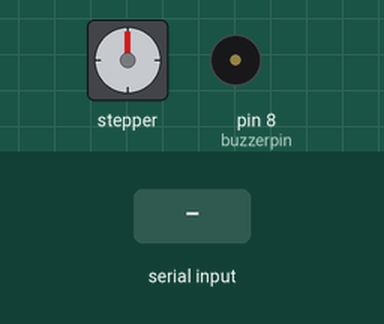
Simulated run of this sketch. Board: Arduino Uno, built with avr-gcc and run on an emulated ATmega328P. On the bench: stepper motor, buzzer (waves = sounding). Inputs (shaded band) come from the test bench. Stepper angles assume 500 steps per turn; what the sketch prints to the serial monitor is not drawn.

Above: at 1.2 s.
1.3 s: "a" received over Serial
At 1.46 s:
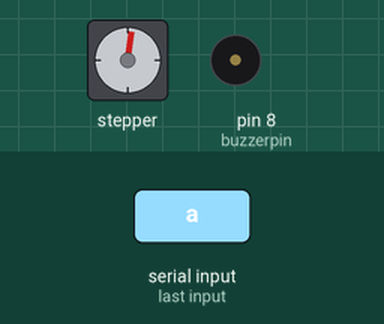
3.5 s: "b" received over Serial
At 3.66 s:
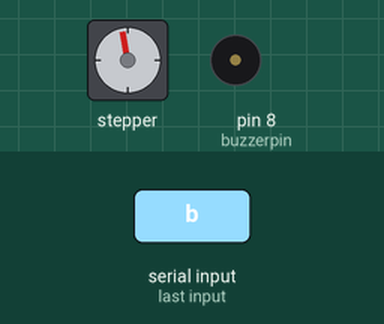
5.7 s: "s" received over Serial
At 6.0 s:
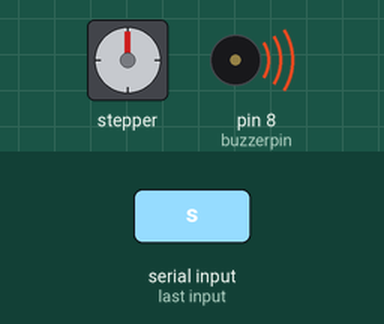
Timing chart, 0 to 8.7 s (numbered marks = the images above; inputs shaded):
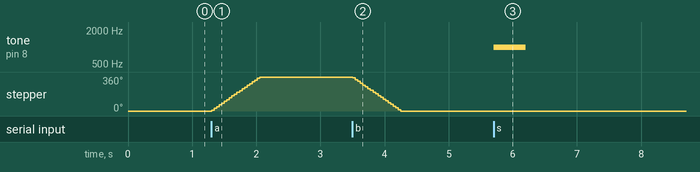

Measured:
- after the input at 1.3 s, stepper: turns 360° clockwise in 0.75 s, starting at once
- after the input at 3.5 s, stepper: turns 360° counter-clockwise in 0.75 s, starting at once
- after the input at 5.7 s, tone on pin 8 (buzzerpin): silent → 1000 Hz at once, → silent 0.50 s later

The sketch:

lock_open_close.ino
```cpp
/*
Arduino Turn LED On/Off using Serial Commands
Created April 22, 2015
Hammad Tariq, Incubator (Pakistan)

It's a simple sketch which waits for a character on serial
and in case of a desirable character, it turns an LED on/off.

Possible string values:
a (to turn the LED on)
b (tor turn the LED off)
*/
#include <SoftwareSerial.h>
#include <Stepper.h>
#define RxD 0
#define TxD 1
SoftwareSerial bluetoothSerial(RxD,TxD);

const int stepsPerRevolution = 500;  // change this to fit the number of steps per revolution
// for your motor

// initialize the stepper library on pins 8 through 11:
Stepper myStepper(stepsPerRevolution, 10, 11, 12, 13);
char junk;
String inputString="";
int buzzerpin=8;
int panic=5;
int w1,w2;
void setup()
// run once, when the sketch starts
{
  bluetoothSerial.begin(9600);
Serial.begin(9600);            // set the baud rate to 9600, same should be of your Serial Monitor
 myStepper.setSpeed(80);
// pinMode(RxD,INPUT);
 //pinMode(TxD,OUTPUT);
 //setupBlueToothConnection();
}

void loop()
{
  Serial.println('x');
  if(Serial.available()){
  while(Serial.available())
    {
      char inChar = (char)Serial.read(); //read the input
      inputString += inChar;        //make a string of the characters coming on serial
    }
    Serial.println(inputString);
    while (Serial.available() > 0)
    { junk = Serial.read() ; }      // clear the serial buffer
    if(inputString == "a"){         //in case of 'a' turn the LED on
       myStepper.step(stepsPerRevolution);
       delay(500);
    }else if(inputString == "b"){//incase of 'b' turn the LED off
      myStepper.step(-stepsPerRevolution);
      delay(500);
    }
    else if(inputString == "s"){// incase input=='s'beep sound
      tone(buzzerpin,1000,500);
      }
    else if(inputString=="chk"){
     w1=digitalRead(6);
     w2=digitalRead(7);
     {if(w1==w2)
     {
     Serial.print('c');
     }
     }
     }
    inputString = "";
  }

if(panic==LOW)
{
Serial.println('p');
}
}
/*void setupBlueToothConnection()
{
b+


...............luetoothSerial.begin(9600);// BluetoothBee BaudRate to default baud rate 38400
bluetoothSerial.print("\r\n+STWMOD=0\r\n"); //set the bluetooth work in slave mode
bluetoothSerial.print("\r\n+STNA=HC-05\r\n"); //set the bluetooth name as "SeeedBTSlave"
bluetoothSerial.print("\r\n+STOAUT=1\r\n"); // Permit Paired device to connect me
bluetoothSerial.print("\r\n+STAUTO=0\r\n"); // Auto-connection should be forbidden here
delay(2000); // This delay is required.
bluetoothSerial.print("\r\n+INQ=1\r\n"); //make the slave bluetooth inquirable
Serial.println("The slave bluetooth is inquirable!");
delay(2000); // This delay is required.
bluetoothSerial.flush();
}*/
```
